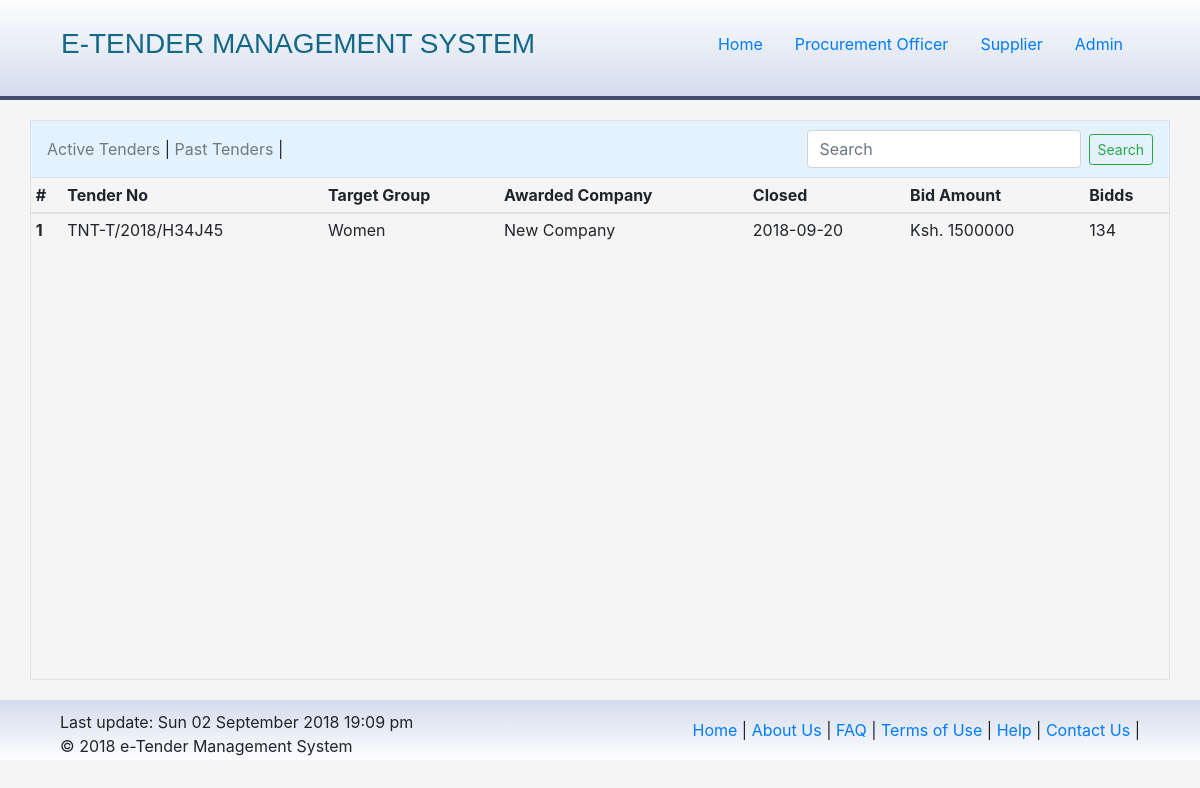
/pasttenders.php, run on the app's committed database.
### tables this page shows
CREATE TABLE `tenders` (
  `_id` int(11) NOT NULL,
  `tender_number` varchar(100) NOT NULL,
  `tender_cat` varchar(50) NOT NULL,
  `tender_type` varchar(50) NOT NULL,
  `tender_security` varchar(50) NOT NULL DEFAULT '0',
  `tender_closing` varchar(100) NOT NULL,
  `tender_desc` text NOT NULL,
  `added_by` varchar(100) NOT NULL,
  `approved` tinyint(1) NOT NULL DEFAULT '0',
  `tender_bids` int(11) NOT NULL,
  `awarded` tinyint(1) NOT NULL,
  `tender_awarded` varchar(100) DEFAULT NULL,
  `bid_amount` int(11) DEFAULT NULL,
  `expired` tinyint(1) NOT NULL DEFAULT '0',
  `dateadded` timestamp NOT NULL DEFAULT CURRENT_TIMESTAMP
);

### pasttenders.php (the view, shortened to what this page needs)
<?php
  include 'include/head.php';
?>
<div class="container body padding0">
  <?php
    include 'include/navigation.php';
  ?>
  <table class="table table-sm table-hover">
    <thead>
      <tr>
        <th scope="col">#</th>
        <th scope="col">Tender No</th>
        <th scope="col">Target Group</th>
        <th scope="col">Awarded Company</th>
        <th scope="col">Closed</th>
        <th scope="col">Bid Amount</th>
        <th scope="col">Bidds</th>
      </tr>
    </thead>
    <tbody>
    <?php
        $sql = "SELECT * FROM tenders WHERE awarded = '1'";
        $query = mysqli_query($db, $sql);
        $count = 0;
        while ($row = mysqli_fetch_assoc($query)) {
          $t_num = $row['tender_number'];
          $t_cat = $row['tender_cat'];
          $t_desc = $row['tender_desc'];
          $t_closing = $row['tender_closing'];
          $t_awarded = $row['tender_awarded'];
          $t_bids = $row['tender_bids'];
          $t_amount = $row['bid_amount'];
          $count++;
          switch ($t_cat) {
            case 'w':
              $category = "Women";
              break;
          }
          echo "
            <tr class='t-row'>
              <th scope='row'>$count</th>
              <td><span data-container='body' data-toggle='popover' title='$t_num' data-placement='bottom' data-content='$t_desc'>$t_num</span></td>
              <td>$category</td>
              <td>$t_awarded</td>
              <td>$t_closing</td>
              <td>Ksh. $t_amount</td>
              <td>$t_bids</td>
            </tr>
          ";
        }
      ?>
    </tbody>
  </table>
<?php
  include 'include/footer.php';
?>

### css/styles.css (style rules this page uses)
.padding0 { padding: 0!important; }
body { background: #f5f5f5; height: 100%; }
.body { min-height: 70%; margin: 20px auto; border: 1px solid #e2e2e2; }
table > tbody > tr { cursor: pointer; }

### data on the page
tenders: tender_number "TNT-T/2018/H34J45", tender_cat "Women", tender_awarded "New Company", tender_closing "2018-09-20", bid_amount "1500000", tender_bids "134"
